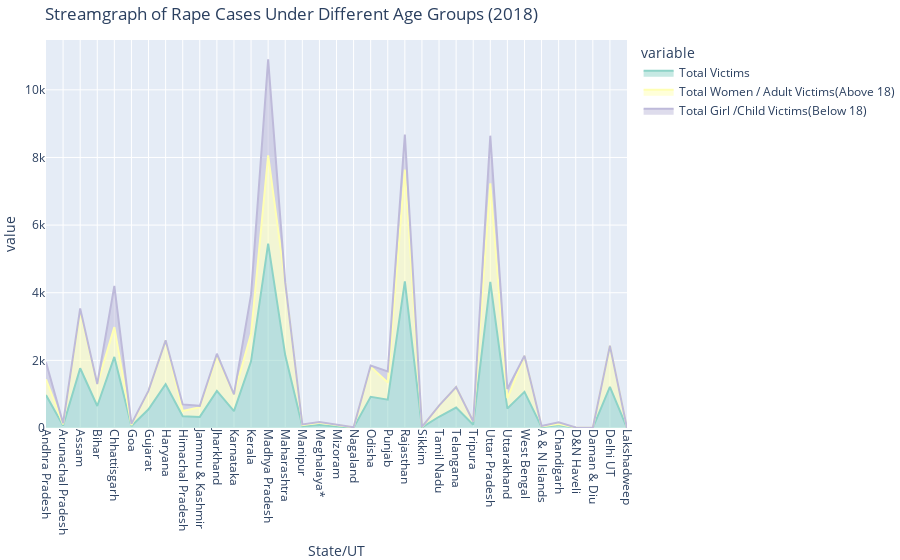

The notebook cell saved with this chart:
### Code cell
fig = px.area(
    Rape_under_Different_age_groups_2018,
    x='State/UT ',
    y=['Total Victims ','Total Women / Adult Victims(Above 18)','Total Girl /Child Victims(Below 18)'],
    title='Streamgraph of Rape Cases Under Different Age Groups (2018)',
    color_discrete_sequence=px.colors.qualitative.Set3
)
fig.update_xaxes(tickangle=90) 
fig.update_layout(margin=dict(l=0, r=0, b=0, t=40))
fig.show()

### Figure 1 — Plotly figure (JSON) as saved in the notebook; plotly's stock layout.template omitted (floating-point values rounded to 4 significant figures)
{"data": [{"fillpattern": {"shape": ""}, "hovertemplate": "variable=Total Victims <br>State/UT =%{x}<br>value=%{y}<extra></extra>", "legendgroup": "Total Victims ", "line": {"color": "rgb(141,211,199)"}, "marker": {"symbol": "circle"}, "mode": "lines", "name": "Total Victims ", "orientation": "v", "showlegend": true, "stackgroup": "1", "type": "scatter", "x": ["Andhra Pradesh ", "Arunachal Pradesh", "Assam ", "Bihar ", "Chhattisgarh ", "Goa ", "Gujarat ", "Haryana ", "Himachal Pradesh", "Jammu & Kashmir", "Jharkhand ", "Karnataka ", "Kerala ", "Madhya Pradesh", "Maharashtra ", "Manipur ", "Meghalaya* ", "Mizoram ", "Nagaland ", "Odisha ", "Punjab ", "Rajasthan ", "Sikkim ", "Tamil Nadu ", "Telangana ", "Tripura ", "Uttar Pradesh", "Uttarakhand ", "West Bengal ", "A & N Islands", "Chandigarh ", "D&N Haveli ", "Daman & Diu ", "Delhi UT ", "Lakshadweep "], "xaxis": "x", "y": [973, 70, 1767, 651, 2101, 61, 553, 1296, 349, 328, 1098, 497, 1972, 5450, 2149, 52, 89, 50, 11, 923, 837, 4337, 16, 332, 606, 97, 4322, 576, 1069, 30, 86, 7, 3, 1217, 2], "yaxis": "y"}, {"fillpattern": {"shape": ""}, "hovertemplate": "variable=Total Women / Adult Victims(Above 18)<br>State/UT =%{x}<br>value=%{y}<extra></extra>", "legendgroup": "Total Women / Adult Victims(Above 18)", "line": {"color": "rgb(255,255,179)"}, "marker": {"symbol": "circle"}, "mode": "lines", "name": "Total Women / Adult Victims(Above 18)", "orientation": "v", "showlegend": true, "stackgroup": "1", "type": "scatter", "x": ["Andhra Pradesh ", "Arunachal Pradesh", "Assam ", "Bihar ", "Chhattisgarh ", "Goa ", "Gujarat ", "Haryana ", "Himachal Pradesh", "Jammu & Kashmir", "Jharkhand ", "Karnataka ", "Kerala ", "Madhya Pradesh", "Maharashtra ", "Manipur ", "Meghalaya* ", "Mizoram ", "Nagaland ", "Odisha ", "Punjab ", "Rajasthan ", "Sikkim ", "Tamil Nadu ", "Telangana ", "Tripura ", "Uttar Pradesh", "Uttarakhand ", "West Bengal ", "A & N Islands", "Chandigarh ", "D&N Haveli ", "Daman & Diu ", "Delhi UT ", "Lakshadweep "], "xaxis": "x", "y": [468, 38, 1678, 647, 882, 27, 546, 1294, 153, 286, 1029, 493, 816, 2609, 2149, 35, 64, 27, 8, 886, 507, 3305, 12, 326, 606, 97, 2911, 303, 1065, 16, 33, 7, 2, 1217, 2], "yaxis": "y"}, {"fillpattern": {"shape": ""}, "hovertemplate": "variable=Total Girl /Child Victims(Below 18)<br>State/UT =%{x}<br>value=%{y}<extra></extra>", "legendgroup": "Total Girl /Child Victims(Below 18)", "line": {"color": "rgb(190,186,218)"}, "marker": {"symbol": "circle"}, "mode": "lines", "name": "Total Girl /Child Victims(Below 18)", "orientation": "v", "showlegend": true, "stackgroup": "1", "type": "scatter", "x": ["Andhra Pradesh ", "Arunachal Pradesh", "Assam ", "Bihar ", "Chhattisgarh ", "Goa ", "Gujarat ", "Haryana ", "Himachal Pradesh", "Jammu & Kashmir", "Jharkhand ", "Karnataka ", "Kerala ", "Madhya Pradesh", "Maharashtra ", "Manipur ", "Meghalaya* ", "Mizoram ", "Nagaland ", "Odisha ", "Punjab ", "Rajasthan ", "Sikkim ", "Tamil Nadu ", "Telangana ", "Tripura ", "Uttar Pradesh", "Uttarakhand ", "West Bengal ", "A & N Islands", "Chandigarh ", "D&N Haveli ", "Daman & Diu ", "Delhi UT ", "Lakshadweep "], "xaxis": "x", "y": [505, 32, 89, 4, 1219, 34, 7, 2, 196, 42, 69, 4, 1156, 2841, 0, 17, 25, 23, 3, 37, 330, 1032, 4, 6, 0, 0, 1411, 273, 4, 14, 53, 0, 1, 0, 0], "yaxis": "y"}], "layout": {"legend": {"title": {"text": "variable"}, "tracegroupgap": 0}, "margin": {"b": 0, "l": 0, "r": 0, "t": 40}, "title": {"text": "Streamgraph of Rape Cases Under Different Age Groups (2018)"}, "xaxis": {"anchor": "y", "domain": [0, 1], "tickangle": 90, "title": {"text": "State/UT "}}, "yaxis": {"anchor": "x", "domain": [0, 1], "title": {"text": "value"}}}}
